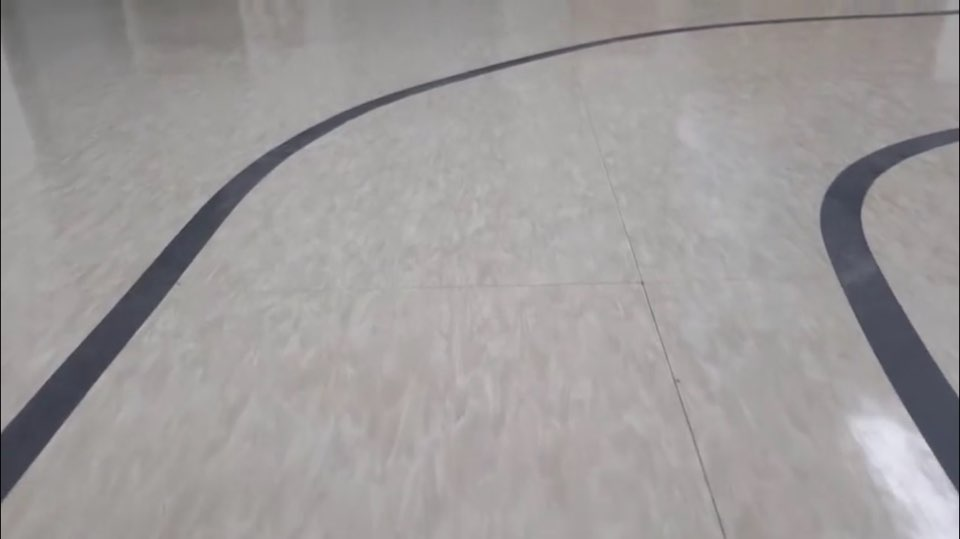
#> input picture Project/ys_test/line.jpg, 960 x 539 px, given in place of the camera
$ python LineDetection.py
#> lines starting #> are read from the running program, lines starting #| are printed output that depends on the picture; after the words box and inside, x2 and y2 are one past the last pixel; in counts of white or black regions, pixels touching at a corner belong together
# This Python file uses the following encoding: utf-8
#-*- coding: cp949 -*-
#-*- coding: utf-8 -*-
import matplotlib.pyplot as plt
import matplotlib.image as mpimg
import numpy as np
import cv2
import random
import os, sys

cap = cv2.VideoCapture(0)
fit_result, l_fit_result, r_fit_result, L_lane,R_lane = [], [], [], [], []

# [6 lines left out: function grayscale, not called in this run]

def canny(img, low_threshold, high_threshold):
    """Applies the Canny transform"""
    return cv2.Canny(img, low_threshold, high_threshold)

def gaussian_blur(img, kernel_size):
    """Applies a Gaussian Noise kernel"""
    return cv2.GaussianBlur(img, (kernel_size, kernel_size), 0)

def region_of_interest(img, vertices):
    """
    Applies an image mask.

    Only keeps the region of the image defined by the polygon
    formed from `vertices`. The rest of the image is set to black.
    """
    #defining a blank mask to start with
    mask = np.zeros_like(img)

    #defining a 3 channel or 1 channel color to fill the mask with depending on the input image
    if len(img.shape) > 2:
        channel_count = img.shape[2]  # i.e. 3 or 4 depending on your image
        ignore_mask_color = (255,) * channel_count
    else:
        ignore_mask_color = 255

    #filling pixels inside the polygon defined by "vertices" with the fill color
    cv2.fillPoly(mask, vertices, ignore_mask_color)

    #returning the image only where mask pixels are nonzero
    masked_image = cv2.bitwise_and(img, mask)
    return masked_image

# [20 lines left out: function draw_lines, not called in this run]

def draw_circle(img,lines, color=[0, 0, 255]):
    for line in lines:
        cv2.circle(img,(line[0],line[1]), 2, color, -1)

def hough_lines(img, rho, theta, threshold, min_line_len, max_line_gap):
    """
    `img` should be the output of a Canny transform.
    Returns an image with hough lines drawn.
    """
    lines = cv2.HoughLinesP(img, rho, theta, threshold, np.array([]), minLineLength=min_line_len, maxLineGap=max_line_gap)
    line_arr = np.zeros((img.shape[0], img.shape[1], 3), dtype=np.uint8)
    #draw_lines(line_arr, lines)
    return lines

# [145 lines left out: functions weighted_img, Collect_points, get_random_samples, compute_model_parameter, compute_distance, model_verification and 6 more, not called in this run]

def detect_lanes_img(img):

    height, width = img.shape[:2]

    # Set ROI
    vertices = np.array([[(50,height),(width/2-45, height/2+60), (width/2+45, height/2+60), (width-50,height)]], dtype=np.int32)
    ROI_img = region_of_interest(img, vertices)

    # Convert to grayimage
    #g_img = grayscale(img)

    # Apply gaussian filter
    blur_img = gaussian_blur(ROI_img, 3)

    # Apply Canny edge transform
    canny_img = canny(blur_img, 70, 210)
    # to except contours of ROI image
    vertices2 = np.array([[(52,height),(width/2-43, height/2+62), (width/2+43, height/2+62), (width-52,height)]], dtype=np.int32)
    canny_img = region_of_interest(canny_img, vertices2)

    # Perform hough transform
    # Get first candidates for real lane lines
    line_arr = hough_lines(canny_img, 1, 1 * np.pi/180, 30, 10, 20)

    #draw_lines(img, line_arr, thickness=2)

    line_arr = np.squeeze(line_arr)
    # Get slope degree to separate 2 group (+ slope , - slope)
    slope_degree = (np.arctan2(line_arr[:,1] - line_arr[:,3], line_arr[:,0] - line_arr[:,2]) * 180) / np.pi

    # ignore horizontal slope lines
    line_arr = line_arr[np.abs(slope_degree)<160]
    slope_degree = slope_degree[np.abs(slope_degree)<160]
    # ignore vertical slope lines
    line_arr = line_arr[np.abs(slope_degree)>95]
    slope_degree = slope_degree[np.abs(slope_degree)>95]
    L_lines, R_lines = line_arr[(slope_degree>0),:], line_arr[(slope_degree<0),:]
    #print(line_arr.shape,'  ',L_lines.shape,'  ',R_lines.shape)

    # interpolation & collecting points for RANSAC
    L_interp = Collect_points(L_lines)
    R_interp = Collect_points(R_lines)

    #draw_circle(img,L_interp,(255,255,0))
    #draw_circle(img,R_interp,(0,255,255))

    # erase outliers based on best line
    left_fit_line = ransac_line_fitting(img, L_interp)
    right_fit_line = ransac_line_fitting(img, R_interp)

    # smoothing by using previous frames
    L_lane.append(left_fit_line), R_lane.append(right_fit_line)

    if len(L_lane) > 10:
        left_fit_line = smoothing(L_lane, 10)
    if len(R_lane) > 10:
        right_fit_line = smoothing(R_lane, 10)
    final = draw_fitline(img, left_fit_line, right_fit_line)

    return final

while(cap.isOpened()):
    try:
        ret, frame = cap.read()
#> frame is the input picture: shape (539, 960, 3); mean B, G, R 154.5, 154.5, 157.8
        if frame.shape[0] !=540: # resizing for challenge video
            frame = cv2.resize(frame, None, fx=3/4, fy=3/4, interpolation=cv2.INTER_AREA)
#> frame: shape (404, 720, 3)
        result = detect_lanes_img(frame)
#> in region_of_interest, `cv2.fillPoly(mask, vertices, ignore_mask_color)`:
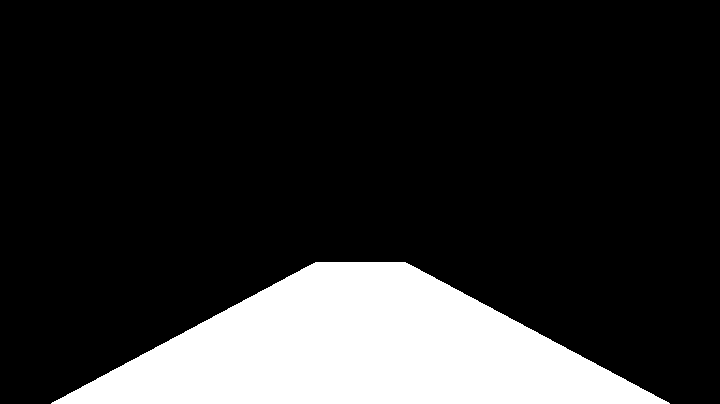
#> mask: shape (404, 720, 3); 17.4% white; 1 white region, box (x1, y1, x2, y2) and area: (51, 262, 670, 404) 50533
#> in region_of_interest, `masked_image = cv2.bitwise_and(img, mask)`:
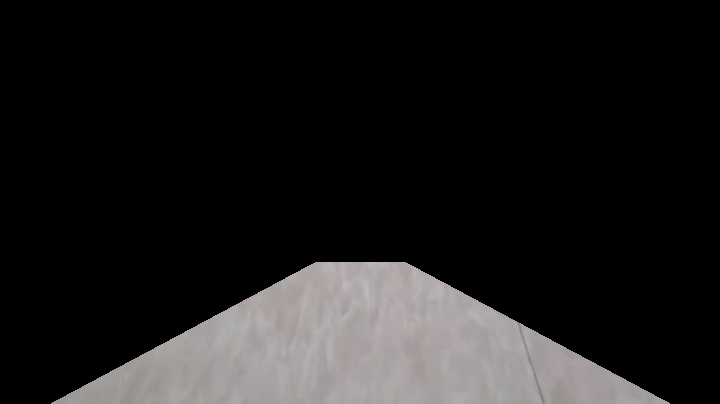
#> masked_image: shape (404, 720, 3); mean B, G, R 28.1, 28.2, 29.2
#> in canny, `return cv2.Canny(img, low_threshold, high_threshold)`:
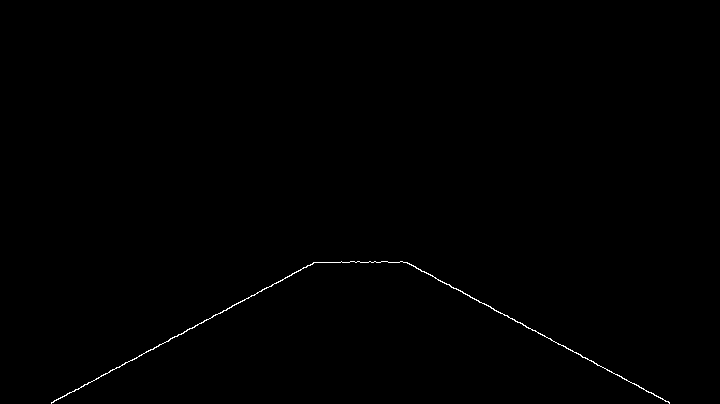
#> returned value: shape (404, 720); 0.29% white in thin lines or dots, all inside (x1, y1, x2, y2) = (51, 261, 670, 404)
#> in region_of_interest (call 2), `cv2.fillPoly(mask, vertices, ignore_mask_color)`:
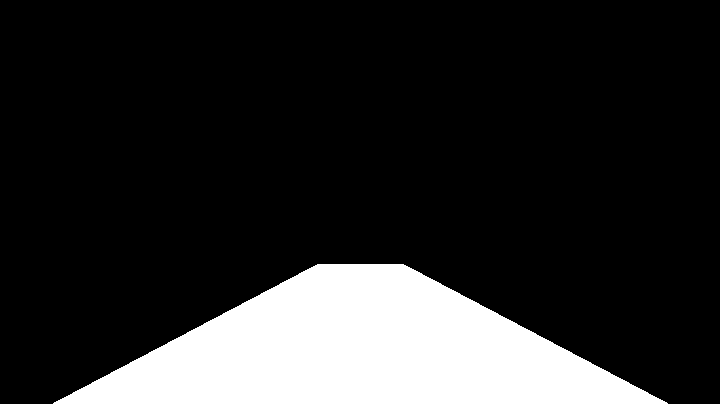
#> mask: shape (404, 720); 16.9% white; 1 white region, box (x1, y1, x2, y2) and area: (53, 264, 668, 404) 49265
#> in region_of_interest (call 2), `masked_image = cv2.bitwise_and(img, mask)`: masked_image: shape (404, 720); every value is 0
#> in hough_lines, `lines = cv2.HoughLinesP(img, rho, theta, threshold, np.array([]), minL..`: lines = None

        cv2.imshow('result',result)

        #out.write(frame)

        if cv2.waitKey(1) & 0xFF == ord('q'):
            break
    except IndexError:
        print("error1")
    except ZeroDivisionError:
        print("error2")
cap.release()
cv2.destroyAllWindows()
